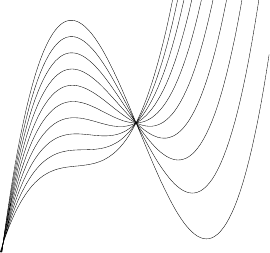

Here is the gnuplot script that generated this plot:
datei = "graph_title"
x_min=-5
x_max=12
y_min=-30
y_max=32

set output datei.".eps"

set style line 1 lt -1
set style line 2 lt 2

unset border

set terminal postscript eps enhanced size 8cm,7cm
set xrange [x_min:x_max]
set yrange [y_min:y_max]

unset xzeroaxis linestyle 1 
unset yzeroaxis linestyle 1 
unset grid
unset label  "y"  at first -1,y_max
unset label  "x" at first x_max,-1 
unset key at 35,24000
unset xtics axis #scale 0.5 10
unset ytics axis #scale 0.5 5000
#set arrow from 5.0/6.0* x_max,0 to x_max +1,0
#set arrow from 0,5.0/6.0* y_max to 0, y_max +1

f(x)=0.2*x**3 -0.25*a*x**2 +.5*x+4*a-13
plot for [a=1:10:1] f(x) lt 1;
#splot 0.2*x**3 -0.25*y*x**2 +x+2.5*y;

system sprintf("epstool --copy --bbox %s.eps %s2.eps", datei,datei)

system sprintf("epspdf %s2.eps %s.pdf && rm %s2.eps && rm %s.eps",datei,datei,datei, datei)
